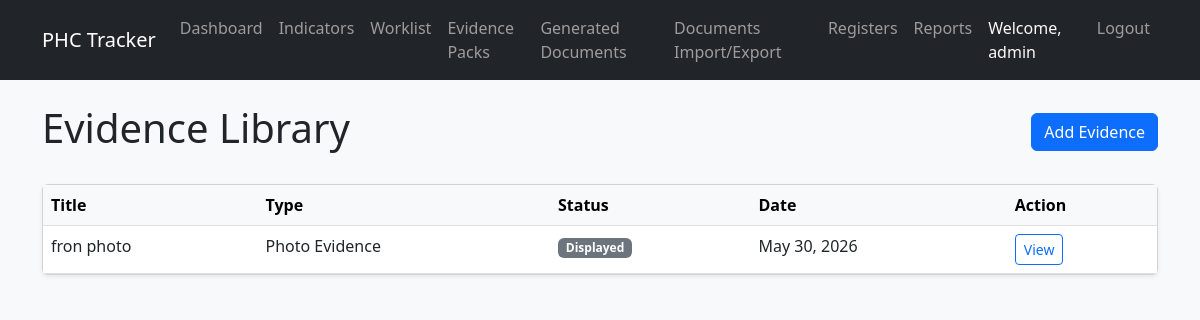
/evidence/ (signed in), run on the app's committed database.
### evidence/models.py (models this page shows, shortened)
class EvidenceItem(models.Model):
    title = models.CharField(max_length=255)
    evidence_type = models.CharField(max_length=50, choices=EvidenceType.choices, default=EvidenceType.OTHER)
    document_type = models.CharField(max_length=50, choices=DocumentType.choices, default=DocumentType.OTHER)
    file = models.FileField(upload_to='evidence_files/', blank=True, null=True)
    external_url = models.URLField(max_length=500, blank=True, null=True)
    physical_file_location = models.CharField(max_length=255, blank=True, null=True)
    display_location = models.CharField(max_length=255, blank=True, null=True)
    evidence_date = models.DateField(blank=True, null=True)
    version = models.CharField(max_length=50, blank=True, null=True)
    document_code = models.CharField(max_length=100, blank=True, null=True)
    effective_date = models.DateField(blank=True, null=True)
    review_date = models.DateField(blank=True, null=True)
    approval_status = models.CharField(max_length=50, choices=ApprovalStatus.choices, default=ApprovalStatus.DRAFT)
    approved_by = models.ForeignKey(User, on_delete=models.SET_NULL, null=True, blank=True, related_name='approved_evidence')
    approved_at = models.DateTimeField(blank=True, null=True)
    description = models.TextField(blank=True, null=True)
    uploaded_by = models.ForeignKey(User, on_delete=models.SET_NULL, null=True, blank=True, related_name='uploaded_evidence')
    planned_document = models.ForeignKey('evidence.PlannedEvidenceDocument', on_delete=models.SET_NULL, null=True, blank=True, related_name='evidence_items')
    source_type = models.CharField(max_length=50, choices=SourceType.choices, default=SourceType.UPLOADED_FILE)
    source_register_entry = models.ForeignKey('registers.RegisterEntry', on_delete=models.SET_NULL, null=True, blank=True, related_name='linked_evidence_items')
    created_at = models.DateTimeField(auto_now_add=True)
    updated_at = models.DateTimeField(auto_now=True)

### evidence/views.py (the view)
# urls.py: path('', views.evidence_list, name='evidence_list'),
@login_required
def evidence_list(request):
    evidence_items = EvidenceItem.objects.all().order_by('-created_at')
    context = {'evidence_items': evidence_items}
    return render(request, 'evidence/list.html', context)

### evidence/templates/evidence/list.html (shortened to what this page needs)
{% extends 'base.html' %}
{% block content %}
<div class="row mb-4">
    <div class="col-12 d-flex justify-content-between align-items-center">
        <h1>Evidence Library</h1>
        <a href="{% url 'evidence_add' %}" class="btn btn-primary">Add Evidence</a>
    </div>
</div>
<div class="row">
    <div class="col-12">
        <div class="card">
            <div class="card-body p-0">
                <table class="table table-hover mb-0">
                    <thead class="table-light">
                        <tr>
                            <th>Title</th>
                            <th>Type</th>
                            <th>Status</th>
                            <th>Date</th>
                            <th>Action</th>
                        </tr>
                    </thead>
                    <tbody>
                        {% for item in evidence_items %}
                        <tr>
                            <td>{{ item.title }}</td>
                            <td>{{ item.get_evidence_type_display }}</td>
                            <td><span class="badge bg-secondary">{{ item.get_approval_status_display }}</span></td>
                            <td>{{ item.evidence_date|default:"-" }}</td>
                            <td>
                                <a href="{% url 'evidence_detail' item.pk %}" class="btn btn-sm btn-outline-primary">View</a>
                            </td>
                        </tr>
                        {% empty %}
                        <tr>
                            <td colspan="5" class="text-center py-4">No evidence found in library.</td>
                        </tr>
                        {% endfor %}
                    </tbody>
                </table>
            </div>
        </div>
    </div>
</div>
{% endblock %}

### templates/base.html (shortened to what this page needs)
<!DOCTYPE html>
<html lang="en">
<head>
    <link href="https://cdn.jsdelivr.net/npm/bootstrap@5.3.0/dist/css/bootstrap.min.css" rel="stylesheet">
    <link href="{% load static %}{% static 'css/style.css' %}" rel="stylesheet">
</head>
<body>
    <nav class="navbar navbar-expand-lg navbar-dark bg-dark">
        <div class="container">
            <a class="navbar-brand" href="/">PHC Tracker</a>
            <div class="collapse navbar-collapse" id="navbarNav">
                <ul class="navbar-nav me-auto">
                    <li class="nav-item">
                        <a class="nav-link" href="/">Dashboard</a>
                    </li>
                    <li class="nav-item">
                        <a class="nav-link" href="/indicators/">Indicators</a>
                    </li>
                    <li class="nav-item">
                        <a class="nav-link" href="{% url 'evidence_worklist' %}">Worklist</a>
                    </li>
                    <li class="nav-item">
                        <a class="nav-link" href="{% url 'batch_list' %}">Evidence Packs</a>
                    </li>
                    <li class="nav-item">
                        <a class="nav-link" href="{% url 'generated_document_list' %}">Generated Documents</a>
                    </li>
                    <li class="nav-item">
                        <a class="nav-link" href="{% url 'document_transfer_center' %}">Documents Import/Export</a>
                    </li>
                    <li class="nav-item">
                        <a class="nav-link" href="/registers/">Registers</a>
                    </li>
                    <li class="nav-item">
                        <a class="nav-link" href="/reports/">Reports</a>
                    </li>
                </ul>
                <ul class="navbar-nav">
                    {% if user.is_authenticated %}
                        <li class="nav-item">
                            <span class="nav-link text-light">Welcome, {{ user.username }}</span>
                        </li>
                        <li class="nav-item">
                            <form method="post" action="{% url 'logout' %}">
                                <button type="submit" class="btn btn-link nav-link">Logout</button>
                            </form>
                        </li>
                    {% else %}
                        <li class="nav-item">
                            <a class="nav-link" href="{% url 'login' %}">Login</a>
                        </li>
                    {% endif %}
                </ul>
            </div>
        </div>
    </nav>
    <div class="container mt-4">
        {% block content %}{% endblock %}
    </div>
</body>
</html>

### static/css/style.css (style rules this page uses)
body { background-color: #f8f9fa; }
.card { box-shadow: 0 0.125rem 0.25rem rgba(0, 0, 0, 0.075); }

### data on the page
EvidenceItem: title "fron photo", evidence_type "Photo Evidence", approval_status "Displayed", evidence_date "May 30, 2026"

### other printed values
{{ user.username }} "admin"
